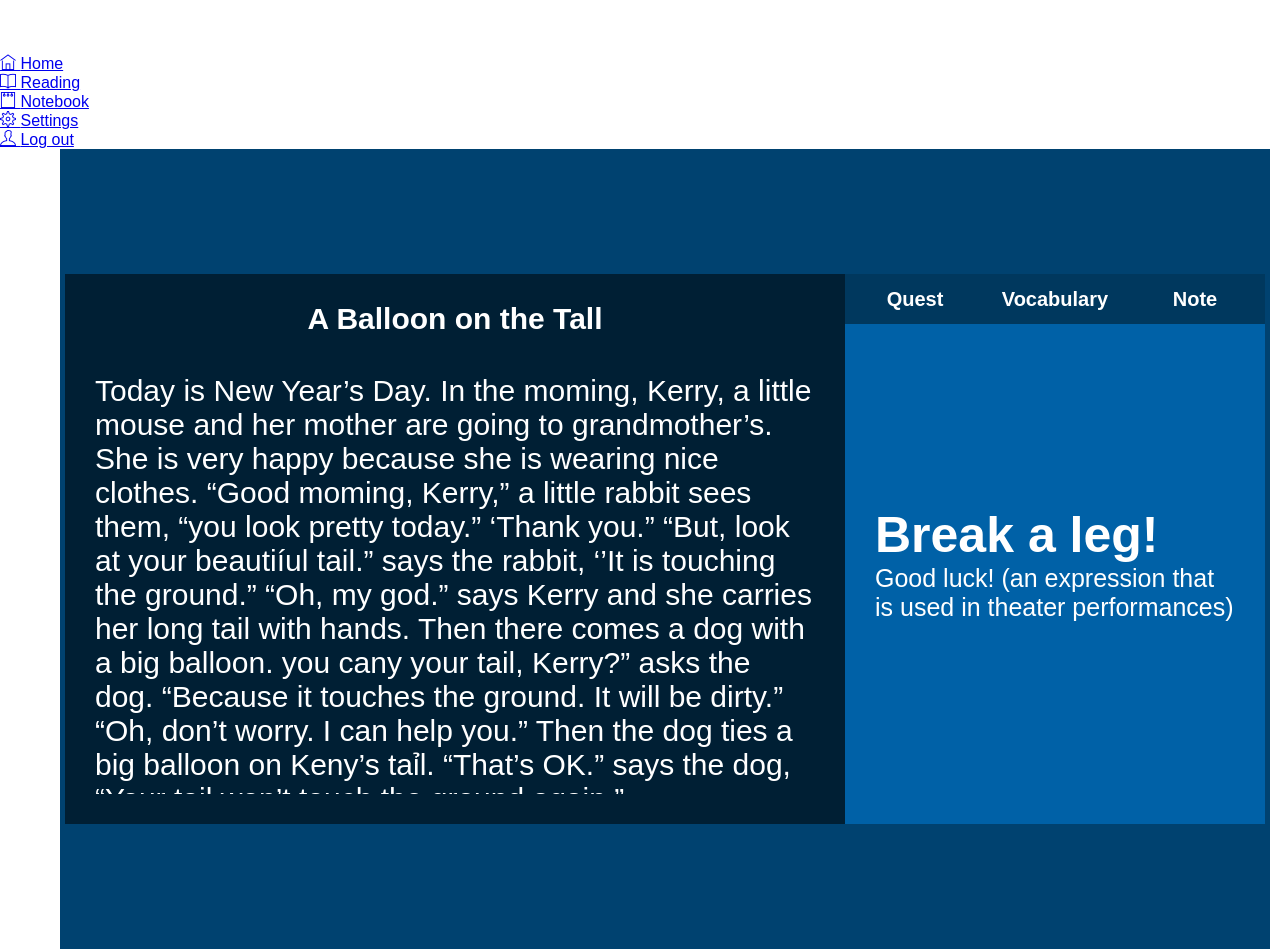
Screenshot of /readpage/1/ with the database file from the repository.
### usefulModels/models.py (models this page shows, shortened)
class ReadingBook(models.Model):
    name = models.CharField(max_length=200, help_text='Tên bài đọc')
    content_reading = models.TextField(help_text='Nội dung bài đọc')
    reading_translate = models.TextField(help_text='Nội dung bài đọc', null=True)
    category = models.ForeignKey(Category, on_delete=models.PROTECT)

### homePage/views.py (the view)
# urls.py: path('readpage/<int:id>/', views.readPageSite, name='readPageSite'),
def readPageSite(request, id):
    if request.method == 'POST':
        print(request.POST)
        object_views = ReadingBook.objects.get(id = id)
        questions=QuesModel.objects.filter()
        score=0
        wrong=0
        correct=0
        total=0
        for q in questions:
            total+=1
            print(request.POST.get(q.question))
            print(q.ans)
            print()
            if q.ans ==  request.POST.get(q.question):
                score+=10
                correct+=1
            else:
                wrong+=1
        percent = score/(total*10) *100
        context = {
            'score':score,
            'time': request.POST.get('timer'),
            'correct':correct,
            'wrong':wrong,
            'percent':percent,
            'total':total,
            'object_views': object_views,
        }
        return render(request,'', context)
    else:
        object_views = ReadingBook.objects.get(id = id)
        questions=QuesModel.objects.filter()
        context = {
            'questions':questions,
            'object_views': object_views,
        }
        return render(request,'readPageSite.html', context)

### templates/readPageSite.html (shortened to what this page needs)
{% extends "base_homeSite.html" %}
{% load static %}
{% block stylecss %}
<link rel="stylesheet" href="{% static 'css/readPageSite.css' %}">
{% endblock stylecss %}
{% block content %}
<div id="content">
    <div id="content-story">
        <div>
            <h2>{{ object_views.name }}</h2>
        </div>
        <p>{{ object_views.content_reading }}</p>
    </div>
    <div id="content-tab">
        <div id="content-tab-nav">
            <ul>
                <button class="tablinks" onclick="openContentTap(event, 'Quest')">Quest</button>
                <button class="tablinks" onclick="openContentTap(event, 'Vocabulary')">Vocabulary</button>
                <button class="tablinks" onclick="openContentTap(event, 'Note')">Note</button>
            </ul>
        </div>
        <div id="content-tab-body">
            <ul id="body-idiom" class="tabcontent">
                <div>
                    <p class="idiom-idiom" style="font-size: 2em; font-weight: bold;">Break a leg!</p>
                    <p class="idiom-meaning">Good luck! (an expression that is used in theater
                        performances)</p>
                </div>
            </ul>
        </div>
    </div>
</div>
{% endblock content %}

### templates/base_homeSite.html (shortened to what this page needs)
{% load static %}
<!DOCTYPE html>
<html lang="en">
<head>
    <link rel="stylesheet" href="{% static 'icon/themify-icons/themify-icons.css' %}">
    {% block stylecss %}{% endblock %}
</head>
<body>
    <div id="main">
        <div id="sidebar">
            <ul id="sidebar-menu">
                <br><br><br>
                <li><a href="{% url 'homePage:homePage' %}">
                        <i class="ti-home"></i>
                        <label>Home</label>
                    </a></li>
                <li><a href="{% url 'homePage:readingSite' %}">
                        <i class="ti-book"></i>
                        <label>Reading</label>
                    </a></li>
                <li><a href="{% url 'homePage:homePage' %}">
                        <i class="ti-notepad"></i>
                        <label>Notebook</label>
                    </a></li>
                <li><a href="{% url 'homePage:homePage' %}">
                        <i class="ti-settings"></i>
                        <label>Settings</label>
                    </a></li>
                <li><a href="{% url 'signSite:signOut' %}">
                        <i class="ti-user"></i>
                        <label>Log out</label>
                    </a></li>
            </ul>
        </div>
        <div id="content-layout">
            <div id="content">
                {% block content %}{% endblock %}
            </div>
        </div>
    </div>
</body>
</html>

### static/css/readPageSite.css (style rules this page uses)
:root { --text-color: #fff; --sidebar-bg: #001e32; --sidebar-hover-bg: #001626; --sidebar-font-color: #fff; --content-layout-bg: #004270; --content-story-bg: #001f34; --scrollbar-color: #003b64; --content-tab-bg: #0061a7; --content-tab-nav-bg: #00385e; --content-tab-nav-hover: #00508b; --content-tab-nav-active: #0061a7; --content-font-color: #fff; --text-font: Arial, Helvetica, sans-serif; }
* { padding: 0; margin: 0; box-sizing: border-box; }
html { font-family: var(--text-font); color: var(--text-color); }
#main { width: 100vw; height: 100vh; display: block; }
#content-layout { width: calc(100vw - 60px); height: 100vh; background-color: var(--content-layout-bg); position: absolute; left: 60px; display: flex; }
#content { width: 1200px; height: 550px; margin: auto; display: flex; }
#content-story { background-color: var(--content-story-bg); flex-basis: 65%; }
#content-story>div { height: 90px; display: flex; }
#content-story>div>h2 { margin: auto; font-size: 30px; padding: 0px 50px 0px; }
#content-story>p { height: 420px; font-size: 30px; margin: 10px 15px 30px 30px; padding-right: 15px; overflow: auto; }
#content-tab { background-color: var(--content-tab-bg); flex-basis: 35%; position: relative; }
#content-tab-nav ul { position: absolute; width: 100%; list-style-type: none; display: flex; }
#content-tab-nav ul button { flex-basis: calc(100%/3); background-color: var(--content-tab-nav-bg); color: var(--content-font-color); font-size: 20px; font-weight: bolder; line-height: 50px; text-align: center; text-decoration: none; border: none; }
#content-tab-body>ul { display: none; position: absolute; list-style-type: none; width: calc(100%-60px); height: 460px; overflow: auto; margin: 60px 15px 30px 30px; padding-right: 15px; z-index: 1; font-size: 25px; }
#content-tab-body #body-idiom { display: flex; }
#content-tab-body #body-idiom>div { margin: auto; }

### rows the page displays
ReadingBook: name "A Balloon on the Tall", content_reading "Today is New Year’s Day. In the moming, Kerry, a little mouse and her mother are going to grandmother’s. She is very happy because she is wearing nice clothes. “Good moming, Kerry,” a little rabbit sees them, “you look pretty today.” ‘Thank you.” “But, look at your beautiíul tail.” says the rabbit, ‘’It is touching the ground.” “Oh, my god.” says Kerry and she carries her long tail with hands. Then there comes a dog with a big balloon. you cany your tail, Kerry?” asks the dog. “Because it touches the ground. It will be dirty.” “Oh, don’t worry. I can help you.” Then the dog ties a big balloon on Keny’s taỉl. “That’s OK.” says the dog,…"
